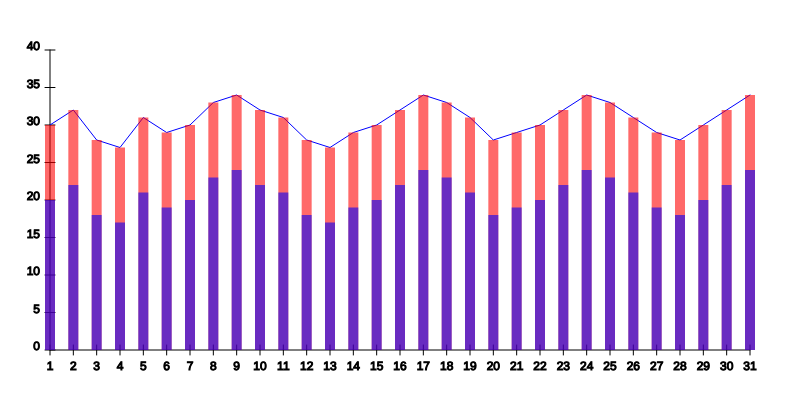
Frame 1 (no input)
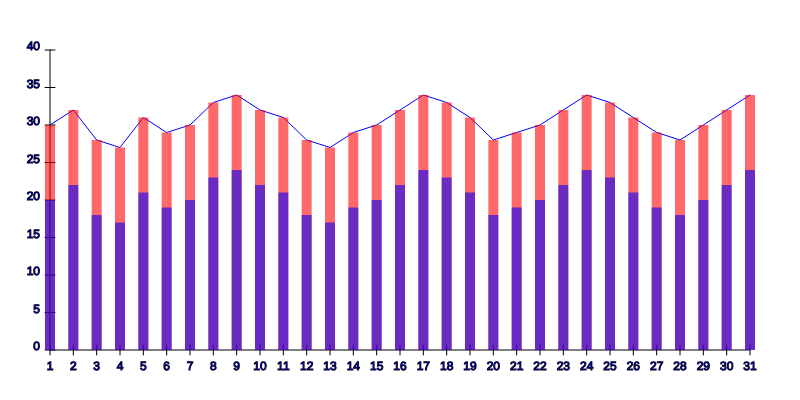
Frame 60 (no input)
Frame 120 (the mouse pressed at the canvas centre since frame 60): identical to frame 60, image omitted

The p5.js sketch that drew these frames (run headless with seeded random() and noise() and a simulated clock; from frame 60 on, the mouse is pressed at the canvas centre):

// p5.js sketch
// ── sketch.js
// Sample data: daily temperatures over a month
let temperatures = [
  { day: 1, high: 30, low: 20 },
  { day: 2, high: 32, low: 22 },
  { day: 3, high: 28, low: 18 },
  { day: 4, high: 27, low: 17 },
  { day: 5, high: 31, low: 21 },
  { day: 6, high: 29, low: 19 },
  { day: 7, high: 30, low: 20 },
  { day: 8, high: 33, low: 23 },
  { day: 9, high: 34, low: 24 },
  { day: 10, high: 32, low: 22 },
  { day: 11, high: 31, low: 21 },
  { day: 12, high: 28, low: 18 },
  { day: 13, high: 27, low: 17 },
  { day: 14, high: 29, low: 19 },
  { day: 15, high: 30, low: 20 },
  { day: 16, high: 32, low: 22 },
  { day: 17, high: 34, low: 24 },
  { day: 18, high: 33, low: 23 },
  { day: 19, high: 31, low: 21 },
  { day: 20, high: 28, low: 18 },
  { day: 21, high: 29, low: 19 },
  { day: 22, high: 30, low: 20 },
  { day: 23, high: 32, low: 22 },
  { day: 24, high: 34, low: 24 },
  { day: 25, high: 33, low: 23 },
  { day: 26, high: 31, low: 21 },
  { day: 27, high: 29, low: 19 },
  { day: 28, high: 28, low: 18 },
  { day: 29, high: 30, low: 20 },
  { day: 30, high: 32, low: 22 },
  { day: 31, high: 34, low: 24 }
];

function setup() {
  createCanvas(800, 400);
  background(255);
  textSize(12);
  fill(0);
}

function draw() {
  background(255);
  drawAxes();
  drawLineChart();
  drawBarChart();
}

function drawAxes() {
  stroke(0);
  
  // X-axis
  line(50, 350, 750, 350);
  for (let i = 0; i < 31; i++) {
    let x = map(i, 0, 30, 50, 750);
    line(x, 345, x, 355);
    textAlign(CENTER);
    text(i + 1, x, 370);
  }
  
  // Y-axis
  line(50, 50, 50, 350);
  for (let i = 0; i <= 40; i += 5) {
    let y = map(i, 0, 40, 350, 50);
    line(45, y, 55, y);
    textAlign(RIGHT);
    text(i, 40, y);
  }
}

function drawLineChart() {
  stroke(0, 0, 255);
  noFill();
  beginShape();
  for (let i = 0; i < temperatures.length; i++) {
    let x = map(temperatures[i].day, 1, 31, 50, 750);
    let y = map(temperatures[i].high, 0, 40, 350, 50);
    vertex(x, y);
  }
  endShape();
}

function drawBarChart() {
  noStroke();
  
  for (let i = 0; i < temperatures.length; i++) {
    let x = map(temperatures[i].day, 1, 31, 50, 750);
    let yHigh = map(temperatures[i].high, 0, 40, 350, 50);
    let yLow = map(temperatures[i].low, 0, 40, 350, 50);
    
    fill(255, 0, 0, 150);
    rect(x - 5, yHigh, 10, 350 - yHigh);
    
    fill(0, 0, 255, 150);
    rect(x - 5, yLow, 10, 350 - yLow);
  }
}
